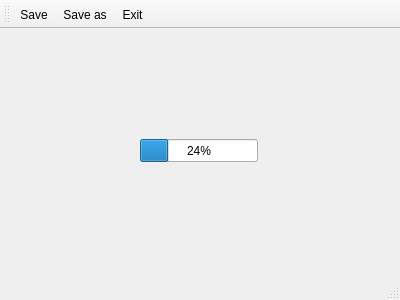
<?xml version="1.0" encoding="UTF-8"?>
<ui version="4.0">
 <class>PlazzaGUI</class>
 <widget class="QMainWindow" name="PlazzaGUI">
  <property name="geometry">
   <rect>
    <x>0</x>
    <y>0</y>
    <width>400</width>
    <height>300</height>
   </rect>
  </property>
  <property name="windowTitle">
   <string>PlazzaGUI</string>
  </property>
  <widget class="QWidget" name="centralWidget">
   <widget class="QProgressBar" name="progressBar">
    <property name="geometry">
     <rect>
      <x>140</x>
      <y>110</y>
      <width>118</width>
      <height>23</height>
     </rect>
    </property>
    <property name="value">
     <number>24</number>
    </property>
   </widget>
  </widget>
  <widget class="QMenuBar" name="menuBar">
   <property name="geometry">
    <rect>
     <x>0</x>
     <y>0</y>
     <width>400</width>
     <height>19</height>
    </rect>
   </property>
  </widget>
  <widget class="QToolBar" name="mainToolBar">
   <attribute name="toolBarArea">
    <enum>TopToolBarArea</enum>
   </attribute>
   <attribute name="toolBarBreak">
    <bool>false</bool>
   </attribute>
   <addaction name="actionSave"/>
   <addaction name="actionSave_as"/>
   <addaction name="actionExit"/>
  </widget>
  <widget class="QStatusBar" name="statusBar"/>
  <action name="actionSave">
   <property name="icon">
    <iconset resource="plazza.qrc">
     <normaloff>:/images/save.png</normaloff>:/images/save.png</iconset>
   </property>
   <property name="text">
    <string>Save</string>
   </property>
  </action>
  <action name="actionSave_as">
   <property name="icon">
    <iconset resource="plazza.qrc">
     <normaloff>:/images/save_as.png</normaloff>:/images/save_as.png</iconset>
   </property>
   <property name="text">
    <string>Save as</string>
   </property>
  </action>
  <action name="actionExit">
   <property name="icon">
    <iconset resource="plazza.qrc">
     <normaloff>:/images/exit.png</normaloff>:/images/exit.png</iconset>
   </property>
   <property name="text">
    <string>Exit</string>
   </property>
  </action>
 </widget>
 <layoutdefault spacing="6" margin="11"/>
 <resources>
  <include location="plazza.qrc"/>
 </resources>
 <connections/>
</ui>
